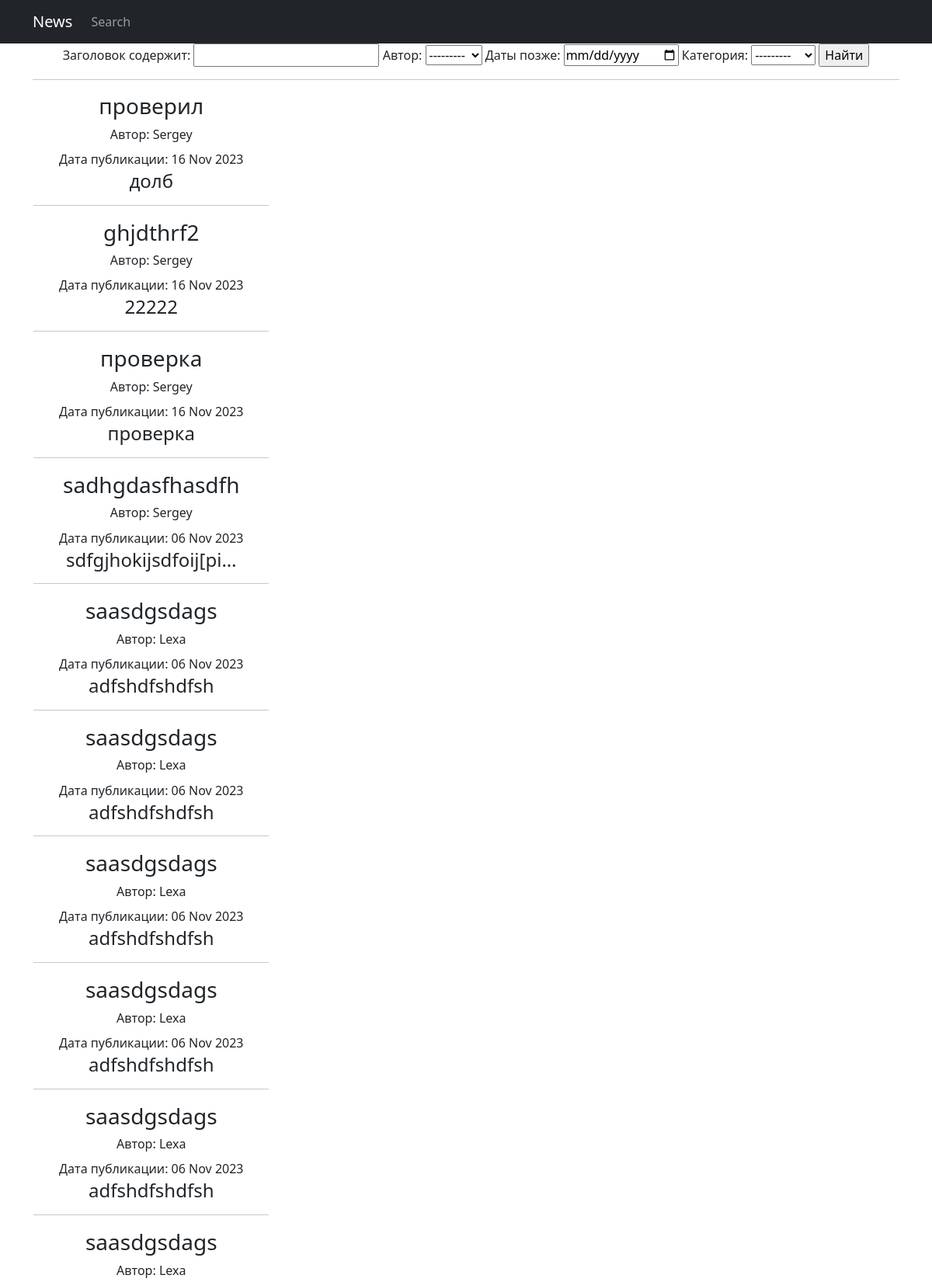
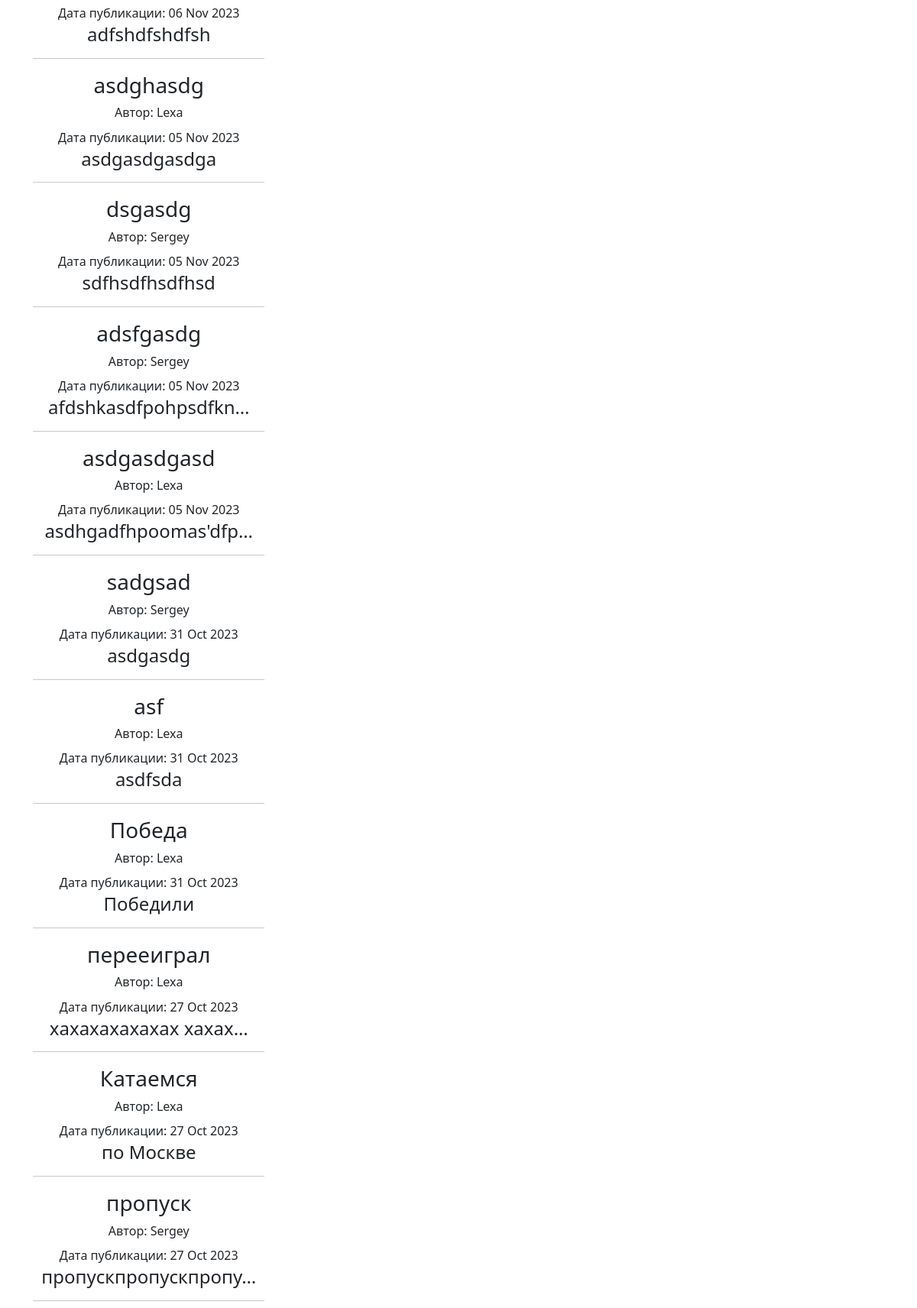
The app's page /news/search/ (upper part) with its own data (2 pictures, top to bottom).
### news/models.py (models this page shows, shortened)
class Post(models.Model):
    Author = models.ForeignKey("Author", on_delete=models.CASCADE)
    NEWS = "NW"
    ARTICLE = "AR"
    CATEGORY_CHOICES = ((NEWS, "Новость"),
                        (ARTICLE, "Статья"))
    categoryType = models.CharField(max_length=2, choices=CATEGORY_CHOICES, default=ARTICLE)
    create_date = models.DateTimeField(auto_now_add=True)
    category = models.ManyToManyField("Category", through="PostCategory")
    caption = models.CharField(max_length=150)
    text = models.TextField(null=True)
    rating = models.FloatField(default=0.0)

class Author(models.Model):
    user = models.OneToOneField(User, on_delete=models.CASCADE)
    AuthorRating = models.FloatField(default=0.0)
    def __str__(self):
        return f'{self.user}'

### news/views.py (the view)
# urls.py: path('search/', PostSearch.as_view(), name='post_search'),
class PostSearch(ListView):
    model = Post
    template_name = 'search.html'
    context_object_name = 'search'
    queryset = Post.objects.order_by('-create_date')
    paginate_by = 10
    def get_context_data(self, **kwargs):
        context = super().get_context_data(**kwargs)
        context['time_now'] = datetime.utcnow()
        context['filter'] = PostFilter(self.request.GET, queryset=self.get_queryset())
        return context

### news/models.py (called while the page is built)
    def __str__(self):
        return f'{self.name}'

### news/templatetags/censorfilter.py (called while the page is built)
@register.filter()
def censor(value):
    banned_list = ['idiot', 'stupid']
    sentence = value.split()
    for i in banned_list:
        for words in sentence:
            if i in words:
                pos = sentence.index(words)
                sentence.remove(words)
                sentence.insert(pos, f"{words[0]}"+'*' * (len(i)-1))
    return " ".join(sentence)

### templates/search.html (shortened to what this page needs)
{% extends 'flatpages/default.html' %}
{% load censorfilter %}
{% block content %}
<form method="GET">
    {{ filter.form }}
    <input type="submit" value="Найти">
</form>
<hr>
    {% if filter.qs %}
       <table>
           {% for new in filter.qs %}
           <tr>
               <td><h3>{{ new.caption|censor }}</h3></td>
           </tr>
           <tr>
               <td><h6>Автор: {{ new.Author }}</h6></td>
           </tr>
           <tr>
               <td>Дата публикации: {{ new.create_date|date:'d M Y' }}</td>
           </tr>
           <tr>
               <td><h4>{{ new.text|truncatechars:20|censor }}</h4><hr></td>
           </tr>
           {% endfor %}
       </table>
   {% else %}
       <h2>Подобных новостей нет!</h2>
   {% endif %}
{% endblock content %}

### records on screen
Post: caption|censor "проверил", Author "Sergey", create_date "16 Nov 2023", text|censor "долб"
Post: caption|censor "ghjdthrf2", Author "Sergey", create_date "16 Nov 2023", text|censor "22222"
Post: caption|censor "проверка", Author "Sergey", create_date "16 Nov 2023", text|censor "проверка"
Post: caption|censor "sadhgdasfhasdfh", Author "Sergey", create_date "06 Nov 2023", text|censor "sdfgjhokijsdfoij[pi…"
Post: caption|censor "saasdgsdags", Author "Lexa", create_date "06 Nov 2023", text|censor "adfshdfshdfsh"
Post: caption|censor "saasdgsdags", Author "Lexa", create_date "06 Nov 2023", text|censor "adfshdfshdfsh"
Post: caption|censor "saasdgsdags", Author "Lexa", create_date "06 Nov 2023", text|censor "adfshdfshdfsh"
Post: caption|censor "saasdgsdags", Author "Lexa", create_date "06 Nov 2023", text|censor "adfshdfshdfsh"
Post: caption|censor "saasdgsdags", Author "Lexa", create_date "06 Nov 2023", text|censor "adfshdfshdfsh"
Post: caption|censor "saasdgsdags", Author "Lexa", create_date "06 Nov 2023", text|censor "adfshdfshdfsh"
Post: caption|censor "asdghasdg", Author "Lexa", create_date "05 Nov 2023", text|censor "asdgasdgasdga"
Post: caption|censor "dsgasdg", Author "Sergey", create_date "05 Nov 2023", text|censor "sdfhsdfhsdfhsd"
Post: caption|censor "adsfgasdg", Author "Sergey", create_date "05 Nov 2023", text|censor "afdshkasdfpohpsdfkn…"
Post: caption|censor "asdgasdgasd", Author "Lexa", create_date "05 Nov 2023", text|censor "asdhgadfhpoomas'dfp…"
Post: caption|censor "sadgsad", Author "Sergey", create_date "31 Oct 2023", text|censor "asdgasdg"
Post: caption|censor "asf", Author "Lexa", create_date "31 Oct 2023", text|censor "asdfsda"
Post: caption|censor "Победа", Author "Lexa", create_date "31 Oct 2023", text|censor "Победили"
Post: caption|censor "перееиграл", Author "Lexa", create_date "27 Oct 2023", text|censor "хахахахахахах хахах…"
Post: caption|censor "Катаемся", Author "Lexa", create_date "27 Oct 2023", text|censor "по Москве"
Post: caption|censor "пропуск", Author "Sergey", create_date "27 Oct 2023", text|censor "пропускпропускпропу…"
